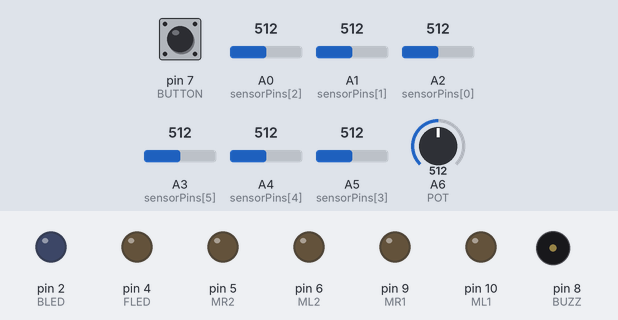
This sketch was run on a simulated Arduino Nano, built with avr-gcc and run on an emulated ATmega328P. On the bench: output pins drawn as LEDs (lit = HIGH), buzzer (waves = sounding). The test bench sets the inputs (shaded band); at power-on: pin 7 (BUTTON) HIGH, A6 (POT) = 512, A0 (sensorPins[2]) = 512, A1 (sensorPins[1]) = 512, A2 (sensorPins[0]) = 512, A3 (sensorPins[5]) = 512, A4 (sensorPins[4]) = 512, A5 (sensorPins[3]) = 512. What the sketch prints to the serial monitor is not drawn.

Above: at 5.1 s.
5.2 s: pin 7 (BUTTON) pulled LOW for 0.15 s
At 5.9 s:
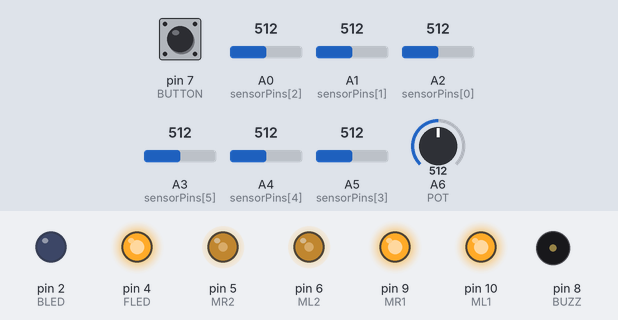
6.8 s: A6 (POT) set to 306
At 7.8 s:
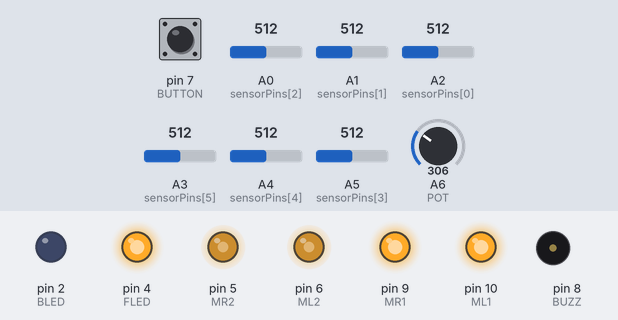
8.3 s: A0 (sensorPins[2]) set to 70
At 8.9 s:
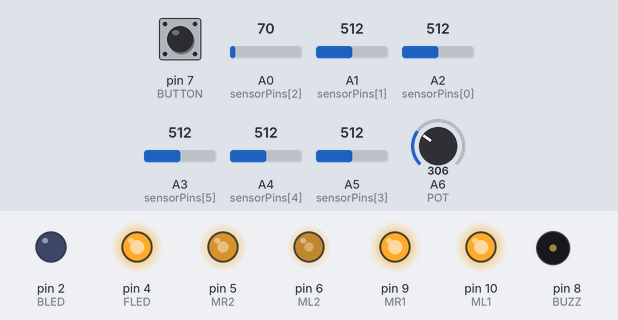
9.8 s: A6 (POT) set to 716
At 10.1 s:
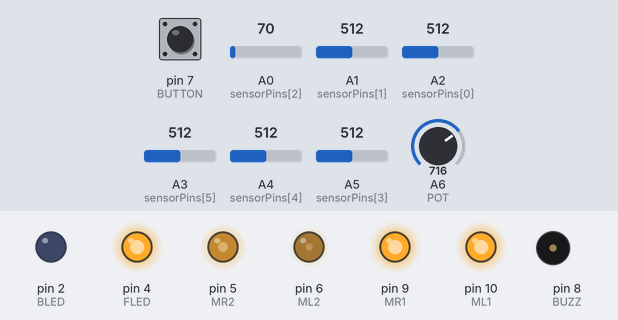
11.3 s: A1 (sensorPins[1]) set to 70
At 12.5 s:
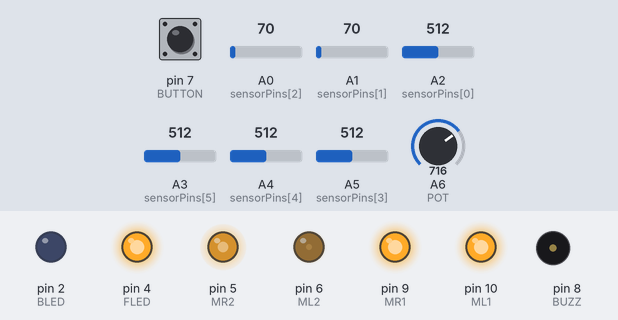
12.8 s: A2 (sensorPins[0]) set to 110
14.3 s: A2 (sensorPins[0]) set to 90
At 14.9 s:
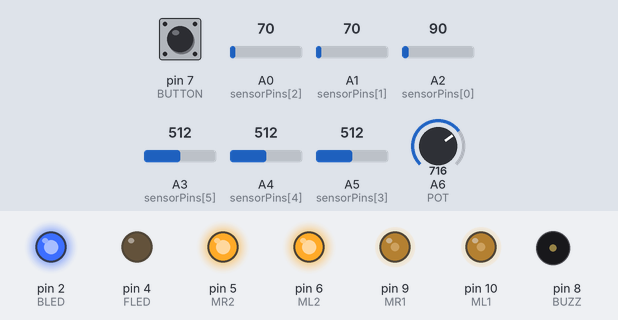
Timing chart, 0 to 17.0 s (numbered marks = the images above; inputs shaded):
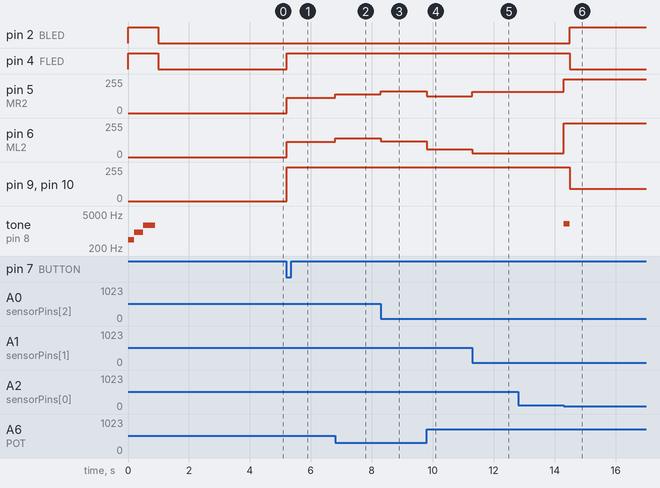

The sketch:

snailbot_1.ino
```cpp
// SnailBot
// active obstacle robot
// arduino nano + DRV8833(black) + 6*TCRT5000

const int BUTTON = 7;   //start/stop buton
const int FLED = 4;     // front LED pin
const int BLED = 2;     // back LED pin
const int BUZZ = 8;     //active buzzer
const int POT = A6;     //potentiometer pin
const int VMETER = A7;  //voltage meter pin
const int ML1 = 10;     //left motor pin1
const int ML2 = 6;      //left motor pin2
const int MR1 = 9;      //right motor pin1
const int MR2 = 5;      //right motor pin2

int state = 0;  //state of robot, 0-stop, 1-forward, -1 - back
int speed = 100;
const int MINSPEED = 80;
const int MAXSPEED = 200;
const int NUMSENS = 6;
int sensorPins[NUMSENS] = { A2, A1, A0, A5, A4, A3 };
int sensor[NUMSENS];  //sensor values
int maxSens[NUMSENS];
int minSens[NUMSENS];

int th[NUMSENS] = { 100, 100, 100, 100, 100, 100 };  //threshold for each sensor

void beep(int freq, int ms) {
  tone(BUZZ, freq);
  delay(ms);
  noTone(BUZZ);
}

int getSpeed() {  // return base robot speed
  int a = analogRead(POT);
  int v = map(a, 0, 1023, MINSPEED, MAXSPEED);
  return v;
}

void readSensors() {
  for (int i = 0; i < NUMSENS; i++) {
    sensor[i] = analogRead(sensorPins[i]);  //+ analogRead(sensorPins[i])) / 2;
  }
}

byte digitLine() {
  byte sum = 0B00000000;
  byte w = 0B00000001 << (NUMSENS - 1);
  for (int j = 0; j < NUMSENS; j++) {
    if (sensor[j] > th[j]) sum = sum + w;
    w = w / 2;
  }
  return sum;
}

void calibration(int cycles) {
  for (int j = 0; j < NUMSENS; j++) {
    minSens[j] = 1023;
    maxSens[j] = 0;
  }
  drive(80, -80);
  for (int i = 0; i < cycles; i++) {
    readSensors();
    for (int j = 0; j < NUMSENS; j++) {
      if (sensor[j] > maxSens[j]) maxSens[j] = sensor[j];
      if (sensor[j] < minSens[j]) minSens[j] = sensor[j];
    }
  }
  drive(0, 0);
  for (int j = 0; j < NUMSENS; j++) {
    th[j] = (minSens[j] + maxSens[j]) / 2;
    Serial.print(th[j]);
    Serial.print("  ");
  }
  Serial.println();
}


void printSensors() {
  for (int i = 0; i < NUMSENS; i++) {
    Serial.print(sensor[i]);
    Serial.print("  ");
  }
  Serial.print(" => ");
  Serial.println(digitLine(), BIN);
}

void drive(int left, int right) {
  left = constrain(left, -255, 255);
  right = constrain(right, -255, 255);
  if (left > 0) {
    digitalWrite(ML1, 1);
    analogWrite(ML2, 255 - left);
  } else {
    digitalWrite(ML2, 1);
    analogWrite(ML1, 255 + left);
  }

  if (right > 0) {
    digitalWrite(MR1, 1);
    analogWrite(MR2, 255 - right);
  } else {
    digitalWrite(MR2, 1);
    analogWrite(MR1, 255 + right);
  }
}


void setup() {
  Serial.begin(9600);
  pinMode(FLED, OUTPUT);
  pinMode(BLED, OUTPUT);
  pinMode(BUZZ, OUTPUT);
  pinMode(ML1, OUTPUT);
  pinMode(ML2, OUTPUT);
  pinMode(MR1, OUTPUT);
  pinMode(MR2, OUTPUT);
  pinMode(BUTTON, INPUT_PULLUP);

  digitalWrite(FLED, HIGH);
  digitalWrite(BLED, HIGH);
  beep(440, 200);
  beep(880, 300);
  beep(1760, 400);

  delay(100);
  digitalWrite(FLED, LOW);
  digitalWrite(BLED, LOW);

  long t = millis(); // пропуск калибровки если кнопка не нажата втечении 3 сек
  while (millis() - t < 3000) {
    if (digitalRead(BUTTON) == 0) {
      calibration(10000);
    }
  }
  Serial.print("setup over");
}

void loop() {
  if (state == 0) {
    while (digitalRead(BUTTON)) {
      speed = getSpeed();
      //Serial.print("Speed= ");
      //Serial.println(speed);
      readSensors();
      printSensors();
      delay(200);
    }
    state = 1;

  } else if (state == 1) {
    digitalWrite(FLED, HIGH);
    digitalWrite(BLED, LOW);
    readSensors();
    speed = getSpeed();
    byte DL = digitLine() >> 3;

    if (DL == 0B010 || DL == 0B111) {
      drive(speed, speed);
    } else if (DL == 0B100) {
      drive(speed * 1.4, speed * 0.6);
    } else if (DL == 0B110) {
      drive(speed * 1.2, speed * 0.8);
    } else if (DL == 0B001) {
      drive(speed * 0.6, speed * 1.4);
    } else if (DL == 0B011) {
      drive(speed * 0.8, speed * 1.2);
    } else if (DL == 0B000 || DL == 0B101) {
      drive(0, 0);
      state = -1;
      beep(2000, 200);
    }
  }

  else if (state == -1) {
    digitalWrite(FLED, LOW);
    digitalWrite(BLED, HIGH);
    readSensors();
    byte DL = digitLine() & 0B00000111;
    if (DL == 0B010 || DL == 0B111) {
      drive(-speed, -speed);
    } else if (DL == 0B100) {
      drive(-speed * 0.6, -speed * 1.4);
    } else if (DL == 0B110) {
      drive(-speed * 0.8, -speed * 1.2);
    } else if (DL == 0B001) {
      drive(-speed * 1.4, -speed * 0.6);
    } else if (DL == 0B011) {
      drive(-speed * 1.2, -speed * 0.8);
    } else if (DL == 0B000 || DL == 0B101) {
      drive(0, 0);
      state = 1;
      beep(4000, 200);
    }
  }
}
```

Measured:
- the behaviour switches between 101 and 100 on A2 (sensorPins[0]) (found by bisection; images 5 and 6)
- after the input at 5.2 s, pin 4 (FLED): LOW → HIGH at once; pin 5 (MR2), pin 6 (ML2): 0/255 → 115/255 at once; pin 9 (MR1), pin 10 (ML1): 0/255 → 255/255 at once
- after the input at 6.8 s, pin 5 (MR2), pin 6 (ML2): 115/255 → 140/255 at once
- after the input at 8.3 s, pin 5 (MR2): 140/255 → 163/255 at once; pin 6 (ML2): 140/255 → 117/255 at once
- after the input at 9.8 s, pin 5 (MR2): 163/255 → 125/255 at once; pin 6 (ML2): 117/255 → 60/255 at once
- after the input at 11.3 s, pin 5 (MR2): 125/255 → 158/255 at once; pin 6 (ML2): 60/255 → 27/255 at once
- after the input at 12.8 s, every drawn part: stays the same
- after the input at 14.3 s, pin 2 (BLED): LOW → HIGH after 0.20 s; pin 4 (FLED): HIGH → LOW after 0.20 s; pin 5 (MR2): 158/255 → 255/255 at once; pin 6 (ML2): 27/255 → 255/255 at once; pin 9 (MR1), pin 10 (ML1): 255/255 → 92/255 after 0.20 s
